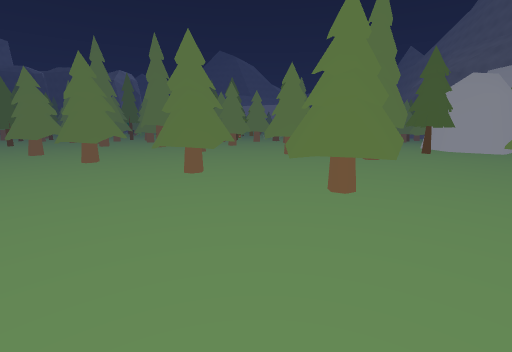
View 1 (above)

16 first-person views from a walk through a Unity game level. The camera is 1.4 m above the floor, tilts 10° down and sees 85° across. The floor is counted in squares, 0.5 m on a side. Each view is taken from the middle of a square. On the plan, view 1 faces up. The plan holds only what a view shows up to about 19 squares ahead; the rest is blank. The place goes on beyond the plan. The player is left out. Some animated figures are left out.

View 2
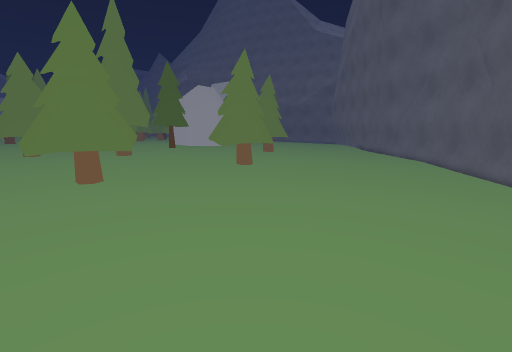

View 3
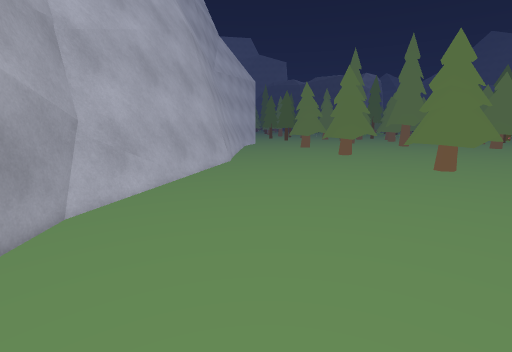

View 4
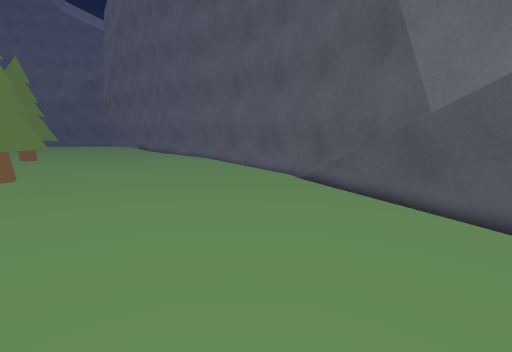

View 5
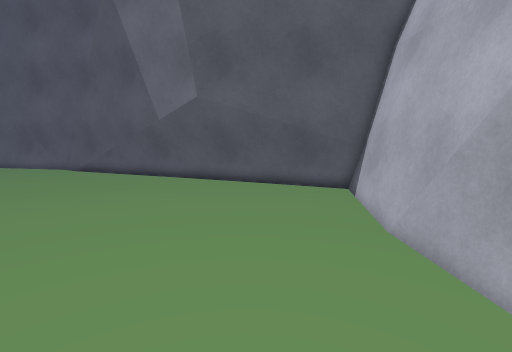

View 6
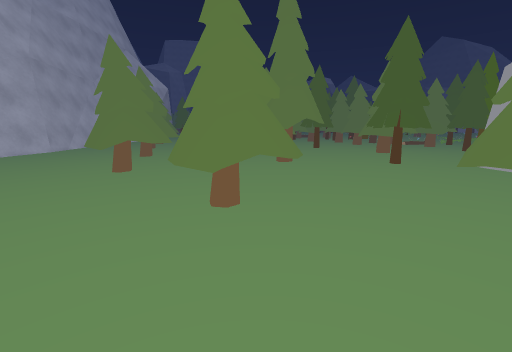

View 7
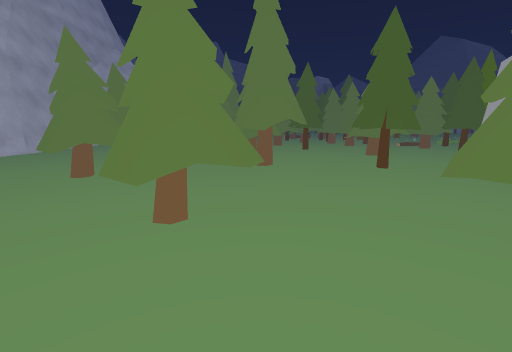

View 8
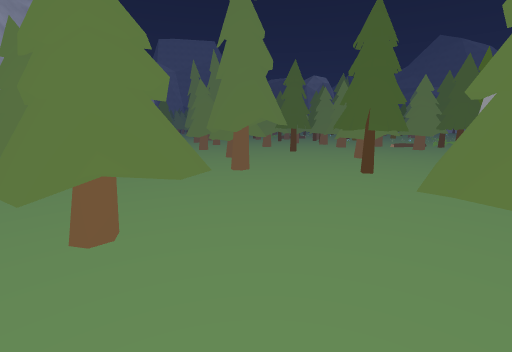

View 9
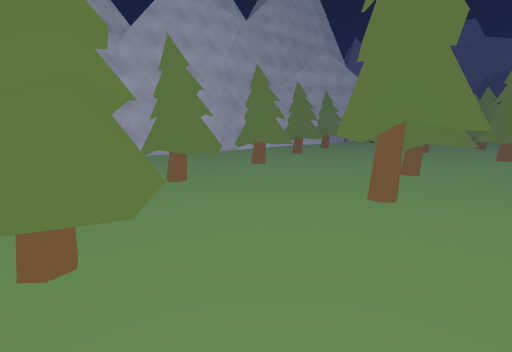

View 10
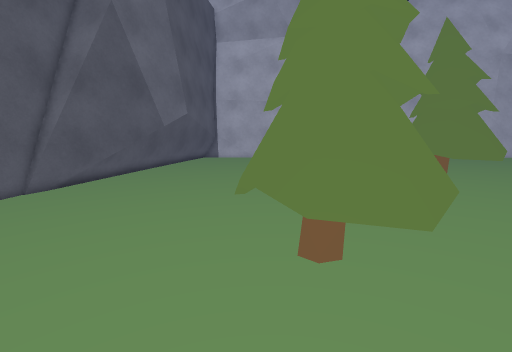

View 11
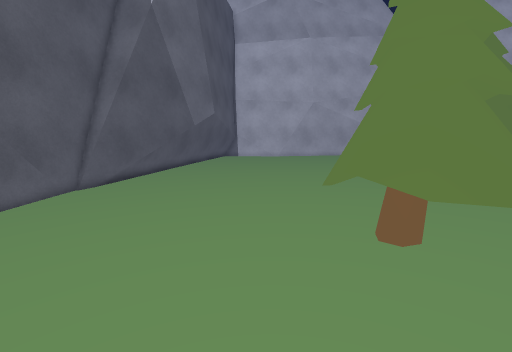

View 12
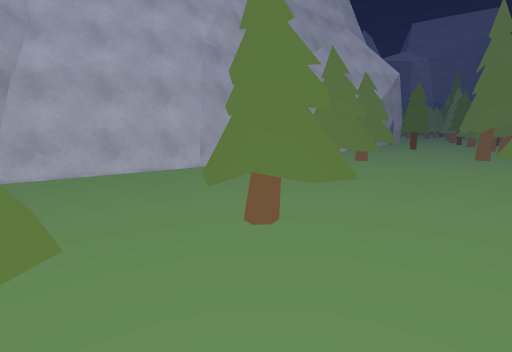

View 13
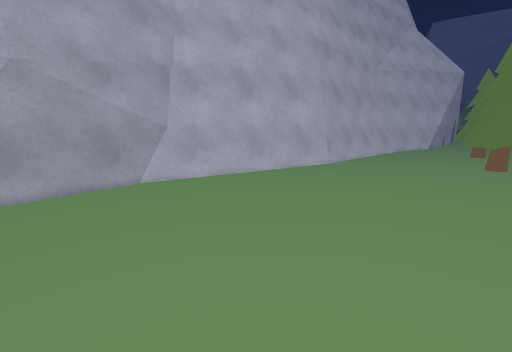

View 14
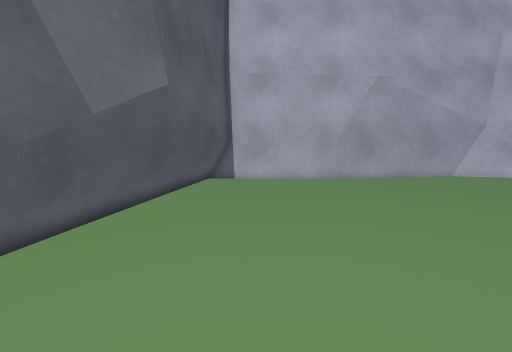

View 15
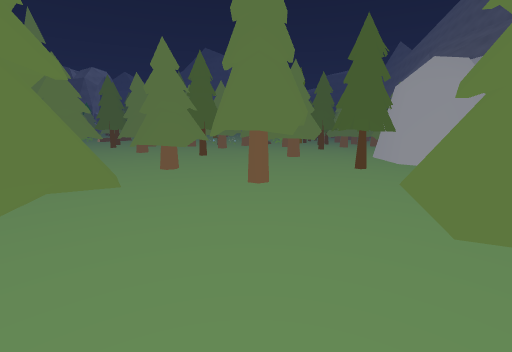

View 16
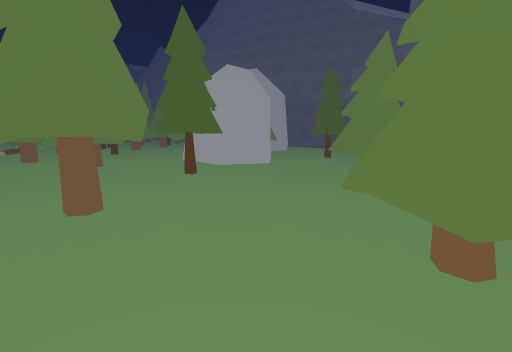

### Floor plan
Key: @ floor where view 1 was taken; # wall or solid block; . main floor; : floor 0.25 m higher than the main floor; = window, fence, low wall or low ledge; T tree; R rock.
Columns run from 14 left of view 1 to 20 right of it. Each row starts with its distance up from view 1.
 26  :::::: TTTT      T:::::::::::: RRR
 25  :::::: TTT  ::   TT::::::: T:::RRR
 24 :::::::::::  ::  TTT:::::::TTT::::R
 23 ::::::::::::  :TTTTT::::::TTTTT:::
 22 ::  T::::::::::TTTT::TTTT: TTT:::::
 21    TT::::::::::::::: TTTT:::T::::::
 20    TTT::::::::::::::TTTTT::::::::::
 19  TTTTT::::::::::::::TTTTT::::::::::
 18 :TTTT:::::: T::::::::TTT:::::::::
 17 ::::::::: TTT:::::::::::::::::::TTT
 16 ::::::::  TTTT::::::::::::::::::TTT
 15 :::::::: TTTTT:::::::::::::::::::TT
 14  ::::::::TTTT::::::::::::::::::::TT
 13  ..::::::::T::::TTTT:::::TTTT::::::
 12  ....::::::::::TTTTTT::::TTTTT:::..
 11  .......:::::::TTTTTT::::TTTTT.....
 10  .........:::::TTTTT:::::TTTTT.....
  9 .............:::TTT::::...TTT......
  8 .................:::...............
  7 ...................................
  6 =..................................
  5 ##.................................
  4 #=.................................
  3 ##=................................
  2 ##=................................
  1  ##=...............................
  0   #=..........@....................
 -1   ###.............................#
 -2     ##..........................###
 -3      ##.......................=##
 -4       ##...................#####
 -5        ##..............#####
 -6         ###..........####
 -7          ##=.......####
 -8           ##.....####
 -9            ##...###
-10             ######

Positions as (right, up) in squares from view 1, and headings:
1: (0, 0), facing up
2: (0, -3), facing up-right
3: (0, -3), facing up-left
4: (0, -1), facing right
5: (-6, 1), facing down-right
6: (20, 5), facing up-left
7: (20, 7), facing up-left
8: (20, 9), facing up-left
9: (18, 15), facing left
10: (18, 14), facing down-left
11: (20, 13), facing down-left
12: (5, 15), facing left
13: (5, 5), facing left
14: (10, 2), facing down-left
15: (8, 7), facing up
16: (6, 10), facing up-right
